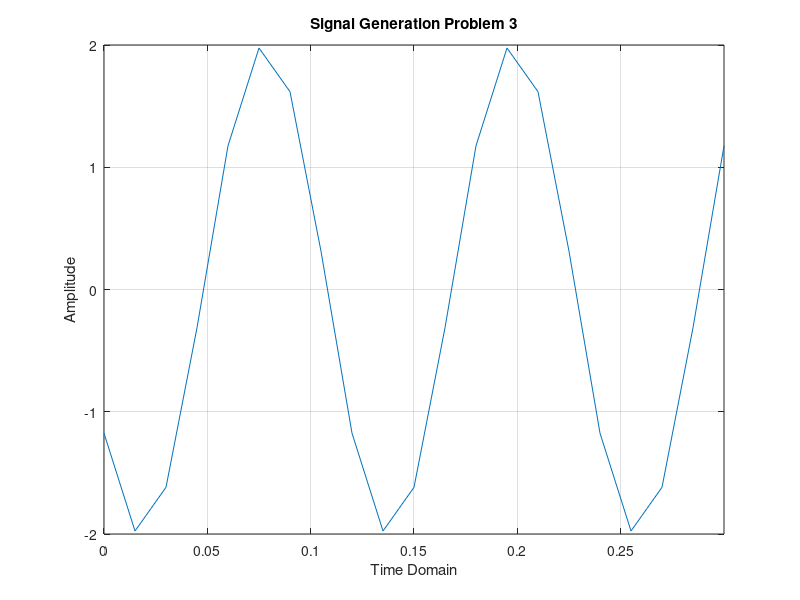

Source code (MATLAB):
%*************************************************************
% Fowad Sohail
% Lab 2: Signal Generation Problem 3
% Reference: Signals and Systems with Matlab, Chaparro Luis F.
%**************************************************************

t = 0:0.015:0.3;
x = 2 * sin(250*pi*t - pi/5);

figure(3);
plot(t,x)
title('Signal Generation Problem 3');
xlabel('Time Domain');
ylabel('Amplitude');
axis([0 0.3 -2 2])
grid
